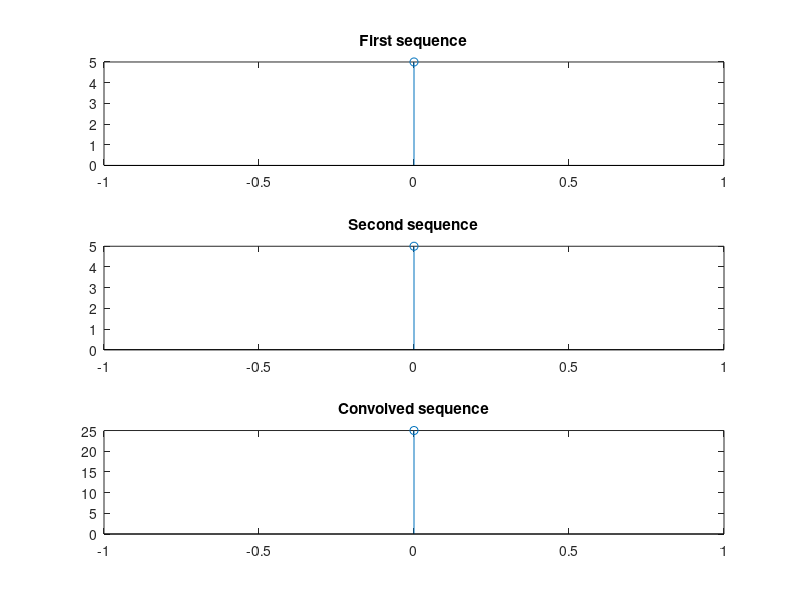

Source code (MATLAB):
%Linear convolution

clc;clear all;close all;
x1= input("Enter the first sequence: ");
x2= input("Enter the second sequence: ");
L=length(x1);
M=length(x2);
N=L+M-1;
yn=conv(x1,x2);
disp('The values of yn are= ');disp(yn);
n1=0:L-1; subplot(3,1,1); stem(n1,x1); title('First sequence');
n2=0:M-1; subplot(3,1,2); stem(n2,x2); title('Second sequence');
n3=0: N-1; subplot(3,1,3); stem(n3,yn); title('Convolved sequence')
